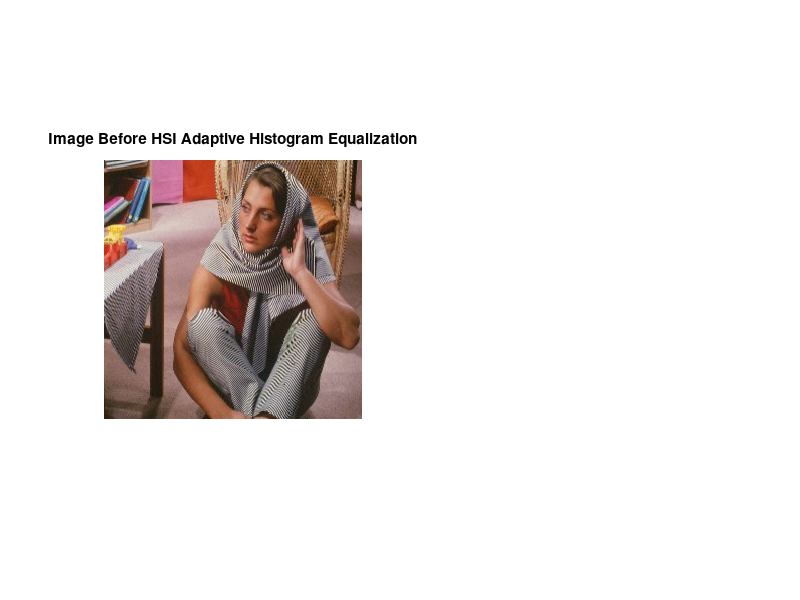

The MATLAB script that drew this image: (Note: this script raises an error after producing the figure.)
function HSI_adapthisteq()

I = load('barbara.mat');
I = cell2mat(struct2cell(I));

%display original image
subplot(1, 2, 1);
imshow(I, []);
caption = sprintf('Image Before HSI Adaptive Histogram Equalization');
title(caption);

%convert color image into HSI image
I = rgb2hsv(I);

%perform total histogram equalization on intensity component
intensity = I(:, :, 3);
	
%perform histogram equalization on component of intensity:
intensity = adapthisteq(intensity);

%convert HSI image back to RGB image
I(:,:,3)= intensity;
I = hsv2rgb(I);

subplot(1, 2, 2);
imshow(I, []);
caption = sprintf('Image After HSI Adaptive Histogram Equalization');
title(caption);

end
